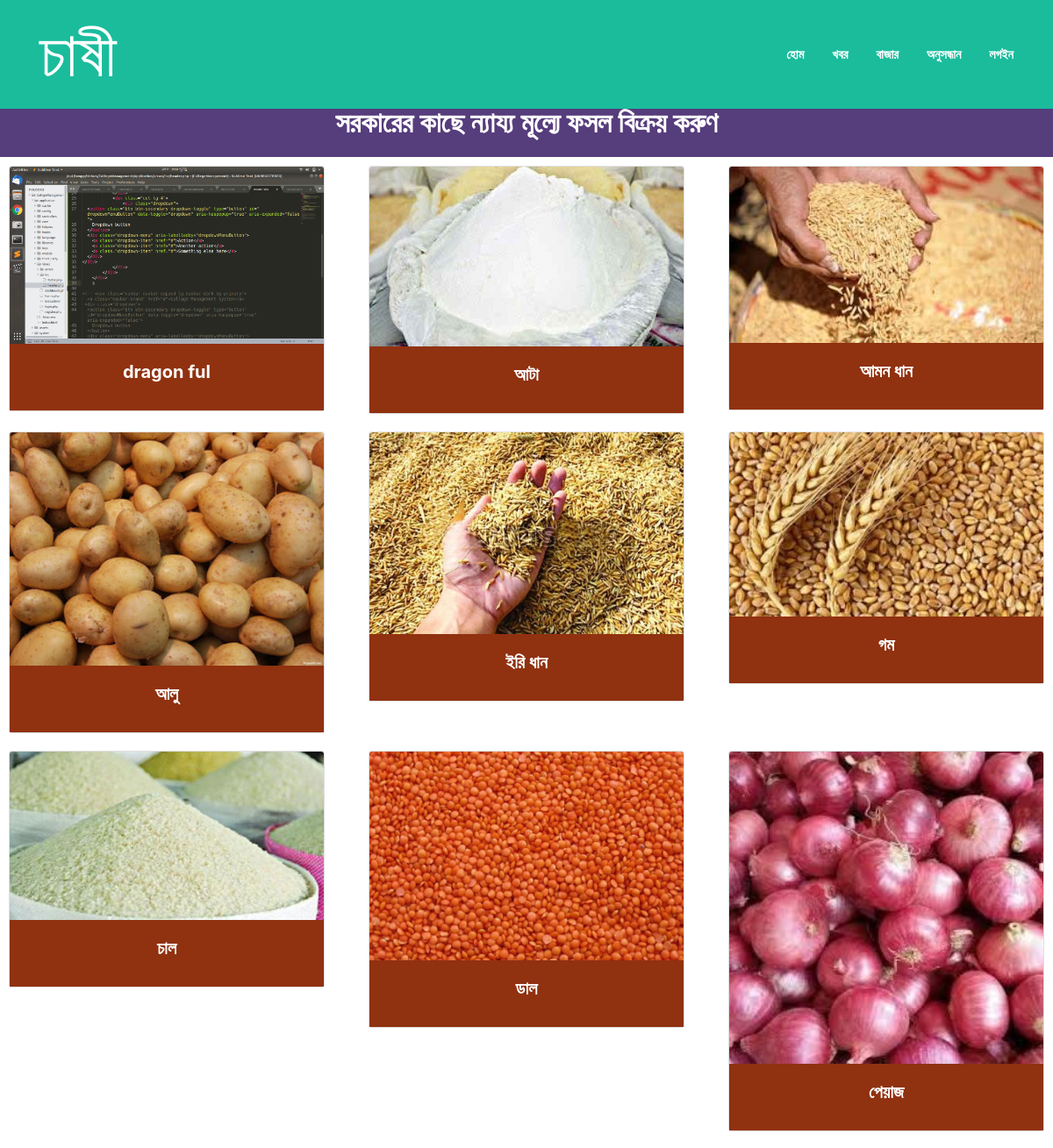
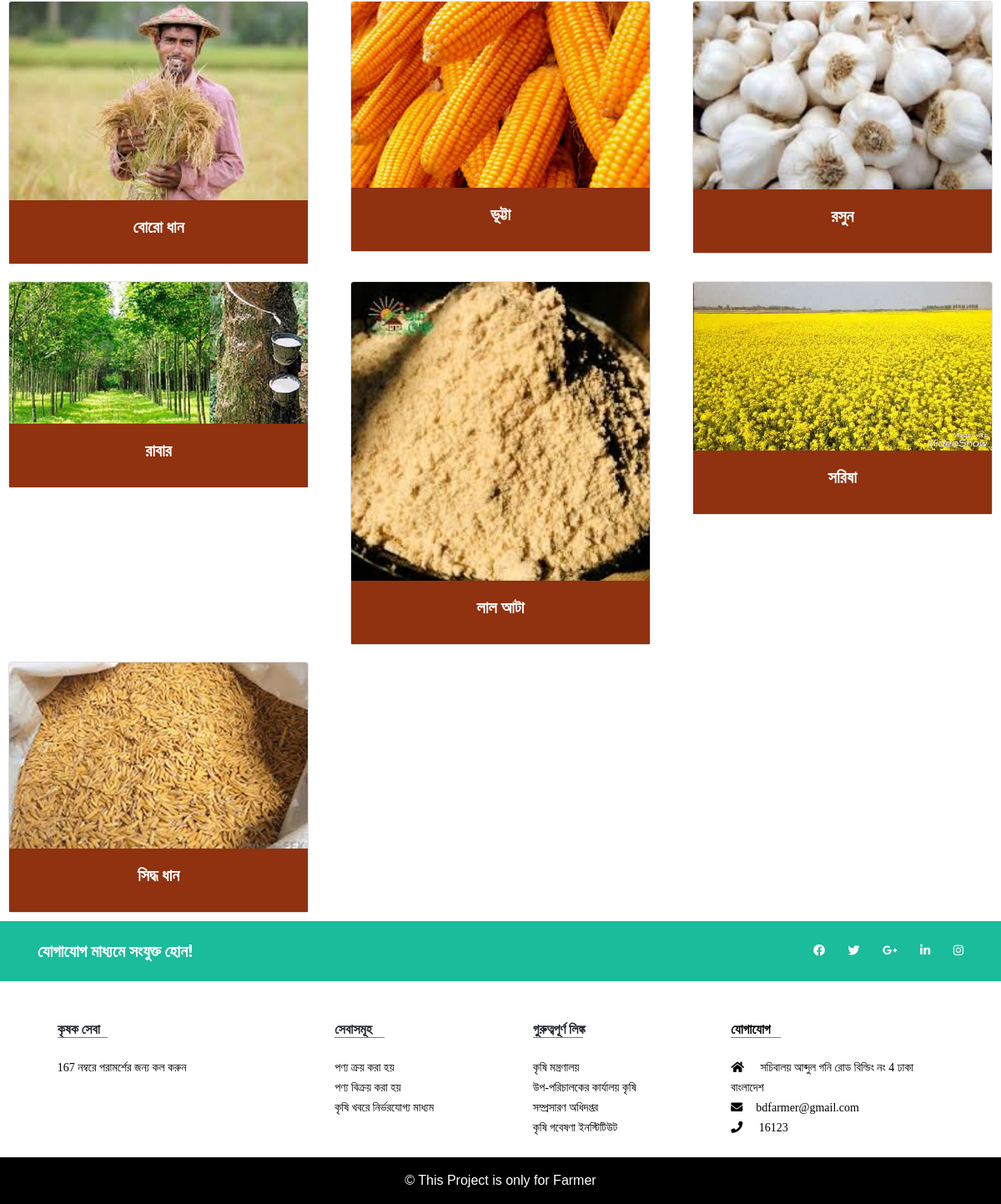
Screenshot of /index.php/home/bkroy with the database file from the repository (2 pictures, top to bottom).
### tables this page shows
CREATE TABLE `tbl_product` (
  `id` int(11) NOT NULL,
  `product_name` varchar(255) NOT NULL,
  `buy_price` varchar(255) NOT NULL,
  `sell_price` int(255) NOT NULL,
  `sell_amount` int(11) NOT NULL,
  `description` varchar(255) NOT NULL,
  `img` varchar(255) NOT NULL,
  `img1` varchar(255) NOT NULL,
  `img2` varchar(255) NOT NULL,
  `img3` varchar(255) NOT NULL,
  `img4` varchar(255) NOT NULL,
  `addedBy` varchar(255) NOT NULL,
  `post_time` timestamp NOT NULL DEFAULT current_timestamp() ON UPDATE current_timestamp()
);

### application/controllers/Home.php (called while the page is built, shortened)
<?php
class Home extends CI_Controller {
        public function bkroy(){
        	$data['product'] = $this->modUser->fetch_product();
             	$this->load->view('frontEnd/header');
				$this->load->view('frontEnd/navbar');
				$this->load->view('frontEnd/bkroy',$data);
				$this->load->view('frontEnd/footer');
        }
}

### index.php (called while the page is built, shortened)
<?php
require_once BASEPATH.'core/CodeIgniter.php';

### application/models/ModUser.php (called while the page is built, shortened)
<?php
    class ModUser extends CI_Model{
      public function fetch_product(){
      $this->db->order_by("product_name", "ASC");
      $query = $this->db->get("tbl_product");
      return $query->result();
    }
     }
 ?>

### application/views/frontEnd/bkroy.php (the view, shortened to what this page needs)
</nav>
<br>
<br>
<br>
<br>
<div class="col-lg-12" style="background-color:#563d7c">
	<h2 class="text-center" style="color:white;text-align: center;padding-top: 25px;padding-bottom: 20px">সরকারের কাছে ন্যায্য মূল্যে ফসল বিক্রয় করুণ</h2>
</div>
<div class="row">
	<?php if ($product) {
    	foreach($product as $p){
     ?>
	<div class="col-lg-4">
		<div class="card" style="margin:10px 10px 10px 10px">
  <img class="card-img-top"  src="<?php echo base_url('assets/img/'.$p->img) ?>" height="200px" alt="Card image cap">
  <div class="card-body">
    <a href="<?php echo site_url('home/fetch_subProduct/'.$p->id) ?>"><h5 class="card-title text-center" style="color:white"><?php echo $p->product_name ?></h5></a>
  </div>
</div>
	</div>
<?php }
}
 ?>
</div>

### rassets/style.css (style rules this page uses)
img { max-width: 100%; height: auto; }
h1, h2, h3, h4, h5, h6 { font-weight: 700; margin: 0 0 15px; }
body { font-family: 'Titillium Web', sans-serif; }
a { color: #1abc9c }

### assets/css/main.css (style rules this page uses)
* { margin: 0px; padding: 0px; box-sizing: border-box; }
body, html { height: 100%; font-family: Oswald-Regular, sans-serif; }
a { font-family: Oswald-Regular; font-size: 14px; line-height: 1.7; color: #666666; margin: 0px; transition: all 0.4s; -webkit-transition: all 0.4s; -o-transition: all 0.4s; -moz-transition: all 0.4s; }
h1,h2,h3,h4,h5,h6 { margin: 0px; }

### application/views/frontEnd/bkroy.php (style rules this page uses)
.card-body { background-color:#903110; }

### rows the page displays
tbl_product: img (picture), product_name "dragon ful"
tbl_product: img (picture), product_name "আটা"
tbl_product: img (picture), product_name "আমন ধান"
tbl_product: img (picture), product_name "আলু"
tbl_product: img (picture), product_name "ইরি ধান"
tbl_product: img (picture), product_name "গম"
tbl_product: img (picture), product_name "চাল"
tbl_product: img (picture), product_name "ডাল"
tbl_product: img (picture), product_name "পেয়াজ"
tbl_product: img (picture), product_name "বোরো ধান"
tbl_product: img (picture), product_name "ভূট্টা"
tbl_product: img (picture), product_name "রসুন"
tbl_product: img (picture), product_name "রাবার"
tbl_product: img (picture), product_name "লাল আটা"
tbl_product: img (picture), product_name "সরিষা"
tbl_product: img (picture), product_name "সিদ্ধ ধান"
